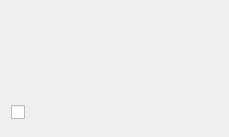
<?xml version="1.0" encoding="UTF-8"?>
<ui version="4.0">
 <class>MessageBox</class>
 <widget class="QDialog" name="MessageBox">
  <property name="geometry">
   <rect>
    <x>0</x>
    <y>0</y>
    <width>229</width>
    <height>137</height>
   </rect>
  </property>
  <property name="windowTitle">
   <string>Dialog</string>
  </property>
  <layout class="QVBoxLayout" name="verticalLayout">
   <item>
    <layout class="QHBoxLayout" name="horizontalLayout">
     <item alignment="Qt::AlignTop">
      <widget class="QLabel" name="labelIcon">
       <property name="text">
        <string/>
       </property>
      </widget>
     </item>
     <item>
      <widget class="QLabel" name="labelText">
       <property name="sizePolicy">
        <sizepolicy hsizetype="Expanding" vsizetype="Expanding">
         <horstretch>0</horstretch>
         <verstretch>0</verstretch>
        </sizepolicy>
       </property>
       <property name="text">
        <string/>
       </property>
       <property name="wordWrap">
        <bool>true</bool>
       </property>
       <property name="textInteractionFlags">
        <set>Qt::LinksAccessibleByMouse|Qt::TextSelectableByMouse</set>
       </property>
      </widget>
     </item>
    </layout>
   </item>
   <item>
    <widget class="QCheckBox" name="checkBox">
     <property name="text">
      <string/>
     </property>
    </widget>
   </item>
   <item>
    <widget class="QDialogButtonBox" name="buttonBox">
     <property name="orientation">
      <enum>Qt::Horizontal</enum>
     </property>
     <property name="standardButtons">
      <set>QDialogButtonBox::NoButton</set>
     </property>
    </widget>
   </item>
  </layout>
 </widget>
 <resources/>
 <connections>
  <connection>
   <sender>buttonBox</sender>
   <signal>accepted()</signal>
   <receiver>MessageBox</receiver>
   <slot>accept()</slot>
   <hints>
    <hint type="sourcelabel">
     <x>248</x>
     <y>254</y>
    </hint>
    <hint type="destinationlabel">
     <x>157</x>
     <y>274</y>
    </hint>
   </hints>
  </connection>
  <connection>
   <sender>buttonBox</sender>
   <signal>rejected()</signal>
   <receiver>MessageBox</receiver>
   <slot>reject()</slot>
   <hints>
    <hint type="sourcelabel">
     <x>316</x>
     <y>260</y>
    </hint>
    <hint type="destinationlabel">
     <x>286</x>
     <y>274</y>
    </hint>
   </hints>
  </connection>
 </connections>
</ui>
